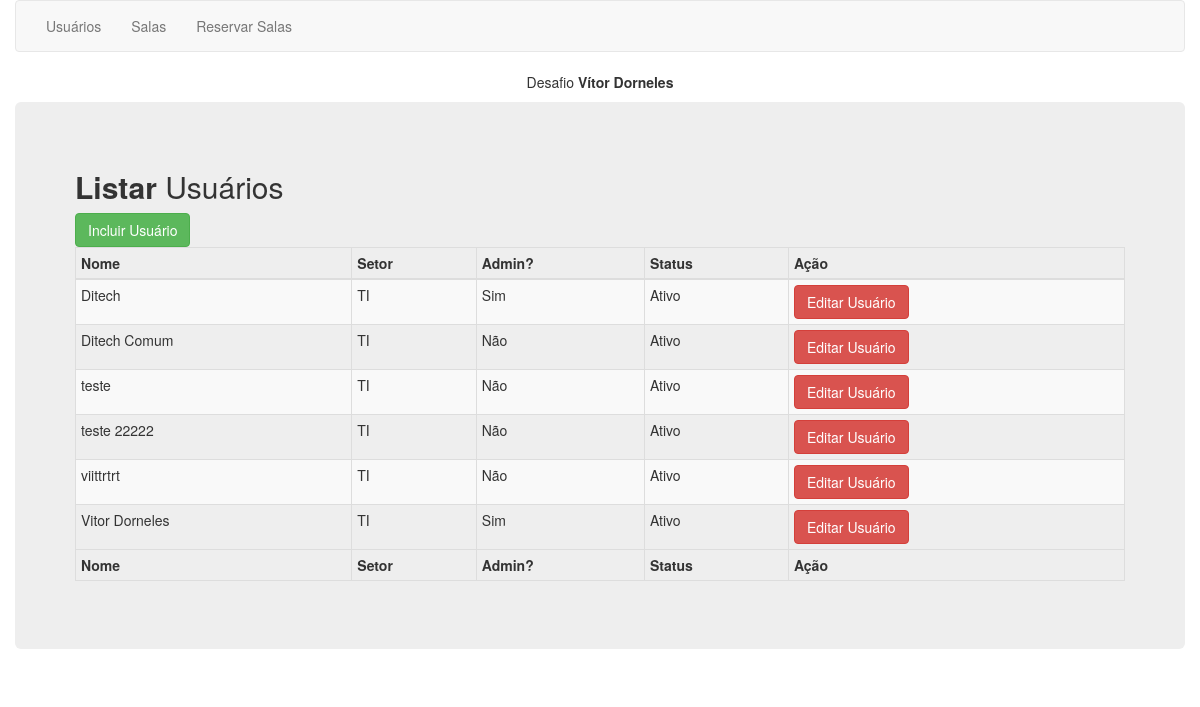
The app's page /View/usuario_listar.php with its own data.
### tables this page shows
CREATE TABLE `usuarios` (
  `id` int(10) unsigned NOT NULL AUTO_INCREMENT,
  `login` varchar(99) NOT NULL,
  `pass` varchar(45) NOT NULL,
  `nome_extenso` varchar(199) NOT NULL,
  `id_setor` int(11) NOT NULL,
  `admin` int(11) NOT NULL,
  `status` int(11) NOT NULL,
  `data_ultima_alteracao` datetime NOT NULL,
  PRIMARY KEY (`id`)
);

CREATE TABLE `usuarios_setores` (
  `id` int(10) unsigned NOT NULL AUTO_INCREMENT,
  `setor` varchar(89) NOT NULL,
  `status` int(11) NOT NULL,
  `data_ultima_alteracao` datetime NOT NULL,
  PRIMARY KEY (`id`)
);

### Model/Queries.php (called while the page is built, shortened)
<?php
class Queries {
    public function usuarios_listar() {
        $sql = "select id,nome_extenso,id_setor,admin,status from usuarios where status in (1) order by nome_extenso asc, id_setor asc";
        return $sql;
    }
    public function usuarios_setor($id) {
        $sql = "select id,setor from usuarios_setores where id = " . $id;
        return $sql;
    }
}

### Controller/UsuarioController.php (the view, shortened to what this page needs)
<?php
class UsuarioController {
    public function listar() {
        require '../Model/Queries.php';
        $pdo = Database::connect();
        $querie = new Queries();
        $retorno = '';
        foreach ($pdo->query($querie->usuarios_listar()) as $value) {
            $qq = $pdo->prepare($querie->usuarios_setor($value['id_setor']));
            $qq->execute();
            $setor = $qq->fetch(PDO::FETCH_ASSOC);
            $situation = $value['status'] == 1 ? "Ativo" : "Inativo";
            $admin = $value['admin'] == 1 ? "Sim" : "Não";
            $retorno .= '<tr>';
            $retorno .= '<td>' . $value['nome_extenso'] . '</td>';
            $retorno .= '<td>' . $setor['setor'] . '</td>';
            $retorno .= '<td>' . $admin . '</td>';
            $retorno .= '<td>' . $situation . '</td>';
            $retorno .= '<td><a href="usuarios.php?id=' . $value['id'] . '" class="btn btn-default btn-danger">Editar Usuário</a></td>';
            $retorno .= '</tr>';
        }
        return $retorno;
    }
}

### records on screen
usuarios: nome_extenso "Ditech", usuarios_setores.setor "TI", admin "Sim", status "Ativo"
usuarios: nome_extenso "Ditech Comum", usuarios_setores.setor "TI", admin "Não", status "Ativo"
usuarios: nome_extenso "teste", usuarios_setores.setor "TI", admin "Não", status "Ativo"
usuarios: nome_extenso "teste 22222", usuarios_setores.setor "TI", admin "Não", status "Ativo"
usuarios: nome_extenso "viittrtrt", usuarios_setores.setor "TI", admin "Não", status "Ativo"
usuarios: nome_extenso "Vitor Dorneles", usuarios_setores.setor "TI", admin "Sim", status "Ativo"
